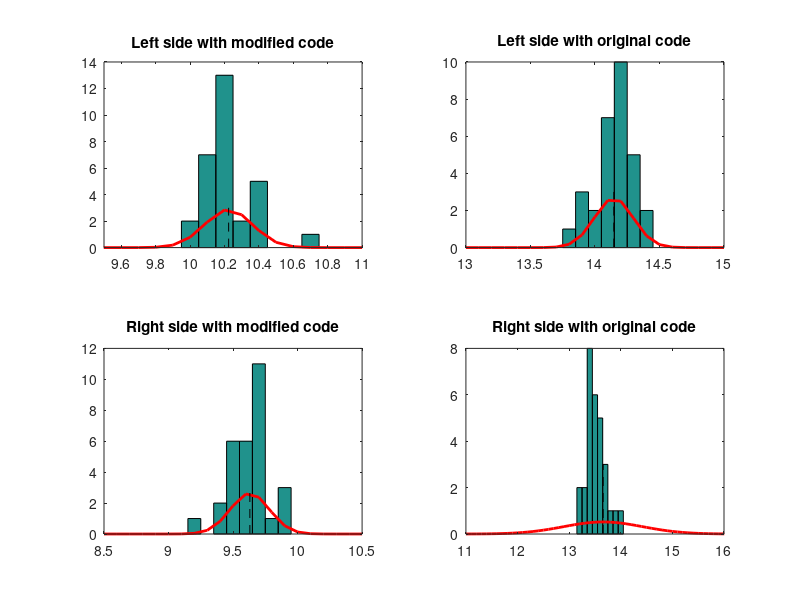

The MATLAB script that drew this image:
clear all
close all
clc


%% Left side run with modified code
clc
lm = csvread('left_mod.dat');

%normplot(lm)

pd = fitdist(lm,'Normal')

x = 9:0.1:11;
y = pdf(pd,x);


figure(1);
subplot(2,2,1)
hist(lm,x)
hold on
plot(x,y,'LineWidth',2,'Color','r')
title('Left side with modified code')
line([pd.mu pd.mu],[0 3],'LineStyle','--','Color','k');
xlim([9.5 11])
hold off

%% Left side run with original code
clc
lm = csvread('left.dat');

%normplot(lm)

pd = fitdist(lm,'Normal')

x = 13:0.1:15;
y = pdf(pd,x);

subplot(2,2,2)
hist(lm,x)
hold on
plot(x,y,'LineWidth',2,'Color','r')
line([pd.mu pd.mu],[0 3],'LineStyle','--','Color','k');
title('Left side with original code')
xlim([13 15])
hold off

%% Right side run with modified code
clc
lm = csvread('right_mod.dat');

%normplot(lm)

pd = fitdist(lm,'Normal')

x = 8.5:0.1:10.5;
y = pdf(pd,x);

subplot(2,2,3)
hist(lm,x)
hold on
plot(x,y,'LineWidth',2,'Color','r')
line([pd.mu pd.mu],[0 3],'LineStyle','--','Color','k');
title('Right side with modified code')
xlim([8.5 10.5])
hold off
%% Right side run with original code
clc
lm = csvread('right.dat');

%normplot(lm)

pd = fitdist(lm,'Normal')

x = 11:0.1:18;
y = pdf(pd,x);

subplot(2,2,4)
hist(lm,x)
hold on
plot(x,y,'LineWidth',2,'Color','r')
line([pd.mu pd.mu],[0 3],'LineStyle','--','Color','k');
title('Right side with original code')
xlim([11 16])
hold off
